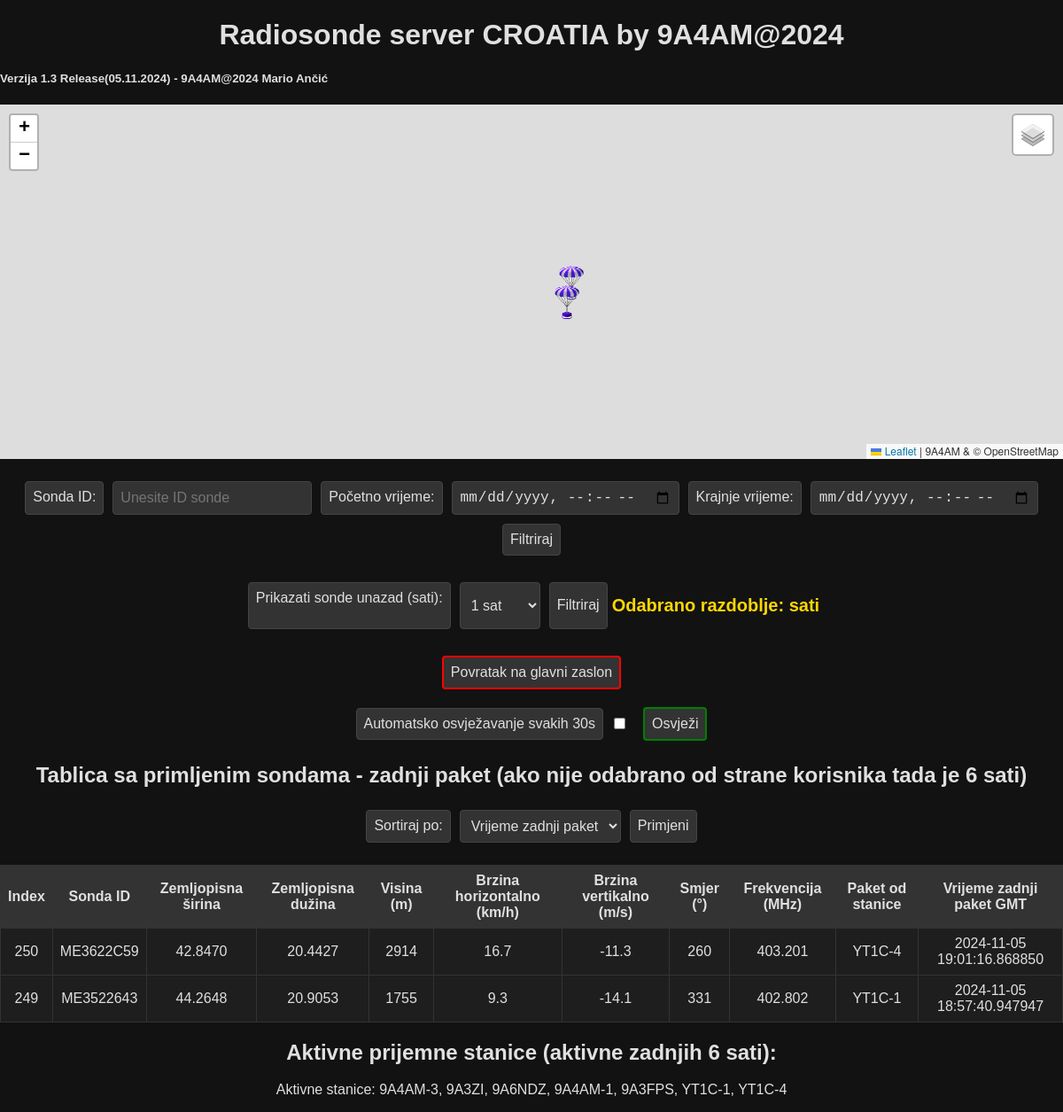
Page /sondes on the committed database.
### Sonde server.py (models this page shows)
class APRSSonde(Base):
    __tablename__ = 'aprs_sonde'
    id = Column(Integer, primary_key=True)
    callsign = Column(String)
    latitude = Column(Float)
    longitude = Column(Float)
    altitude = Column(Integer)
    timestamp = Column(DateTime)
    climb = Column(Float)
    direction = Column(Integer)
    speed = Column(Float)
    last_RX = Column(String)
    frequency = Column(Float)

### Sonde server.py (the view)
@app.route('/sondes', methods=['GET'])
def filter_sondes():
    try:
        callsign = request.args.get('callsign')
        start_time = request.args.get('start_time')
        end_time = request.args.get('end_time')
        sort_by = request.args.get('sort_by', 'timestamp')  # Zadano sortiranje po vremenu
        query = session.query(APRSSonde)
        if callsign:
            query = query.filter(APRSSonde.callsign == callsign)
        elif start_time and end_time:
            start_time_dt = datetime.fromisoformat(start_time)
            end_time_dt = datetime.fromisoformat(end_time)
            query = query.filter(and_(APRSSonde.timestamp >= start_time_dt, APRSSonde.timestamp <= end_time_dt))
        else:
            time_threshold = datetime.utcnow() - timedelta(hours=6)
            query = query.filter(APRSSonde.timestamp >= time_threshold)
        if sort_by == 'altitude':
            query = query.order_by(asc(APRSSonde.altitude))
        else:
            query = query.order_by(desc(APRSSonde.timestamp))
        results = query.all()
        sondes = [
            {
                'callsign': row.callsign,
                'latitude': row.latitude,
                'longitude': row.longitude,
                'altitude': row.altitude,
                'timestamp': row.timestamp,
                'climb': row.climb,
                'speed': row.speed,
                'direction': row.direction,
                'last_RX': row.last_RX,
                'frequency': row.frequency
            }
            for row in results
        ]
        active_stations = []
        try:
            with open("active_stations.txt", "r") as file:
                for line in file:
                    parts = line.strip().split(',')
                    if len(parts) == 4:
                        callsign, latitude, longitude, timestamp_str = parts
                        active_stations.append({
                            'callsign': callsign,
                            'latitude': latitude,
                            'longitude': longitude,
                            'last_seen': timestamp_str
                        })
        except FileNotFoundError:
            flash("Datoteka s podacima o aktivnim stanicama nije pronađena.")
        return render_template('filter.html', sondes=sondes, results=results, active_stations=active_stations, stations=json.dumps(active_stations))
    except Exception as e:
        print(f"Error in filter_sondes route: {e}")
        return jsonify({"error": "Greška dohvaćanja podataka"}), 500

### templates/filter.html (shortened to what this page needs)
<!DOCTYPE html>
<html lang="en">
<head>
    <link rel="stylesheet" href="https://unpkg.com/leaflet/dist/leaflet.css" />
</head>
<body onload="initMap(); loadAutoRefreshState();">
    <h1>Radiosonde server CROATIA by 9A4AM@2024</h1>
<h5>Verzija 1.3 Release(05.11.2024) - 9A4AM@2024 Mario Ančić</h5>
    <div id="map"></div>
    <form method="get" onsubmit="event.preventDefault(); filterSondes();">
        <label for="callsign">Sonda ID:</label>
        <input type="text" id="callsign" name="callsign" placeholder="Unesite ID sonde">
        <label for="start_time">Početno vrijeme:</label>
        <input type="datetime-local" id="start_time" name="start_time">
        <label for="end_time">Krajnje vrijeme:</label>
        <input type="datetime-local" id="end_time" name="end_time">
        <button type="submit">Filtriraj</button>
    </form>
<form action="/sondes24" method="get">
    <label for="hours">Prikazati sonde unazad (sati):</label>
    <select name="hours" id="hours">
	    <option value="1" {% if hours == '1' %}selected{% endif %}>1 sat</option>
    </select>
    <button type="submit">Filtriraj</button>
	<p class="odabrano-razdoblje">Odabrano razdoblje: {{ hours }} sati</p>
</form>
	   <div style="text-align: center; margin-top: 20px;">
       <button style="display: inline-block; border: 2px solid red;" onclick="window.location.href='/index'">
       Povratak na glavni zaslon
       </button>
<div style="display: flex; justify-content: center; align-items: center; margin-top: 10px;">
    <label for="autoRefresh" style="margin-right: 8px;">Automatsko osvježavanje svakih 30s</label>
    <input type="checkbox" id="autoRefresh" onclick="toggleAutoRefresh()" style="margin-right: 15px;">
    <button onclick="window.location.reload();" style="display: inline-block; border: 2px solid green;">
        Osvježi
    </button>
</div>
    <h2>Tablica sa primljenim sondama - zadnji paket (ako nije odabrano od strane korisnika tada je 6 sati)</h2>
	<form method="GET" action="{{ url_for('filter_sondes') }}">
    <label for="sort_by">Sortiraj po:</label>
    <select name="sort_by" id="sort_by">
        <option value="timestamp">Vrijeme zadnji paket</option>
    </select>
    <button type="submit">Primjeni</button>
</form>
    <table>
        <thead>
            <tr>
                <th>Index</th>
                <th>Sonda ID</th>
                <th>Zemljopisna širina</th>
                <th>Zemljopisna dužina</th>
                <th>Visina (m)</th>
				<th>Brzina horizontalno (km/h)</th>
				<th>Brzina vertikalno (m/s)</th>
				<th>Smjer (°)</th>
				<th>Frekvencija (MHz)</th>
				<th>Paket od stanice</th>
                <th>Vrijeme zadnji paket GMT</th>
            </tr>
        </thead>
        <tbody>
            {% for row in results %}
            <tr>
                <td>{{ row.id }}</td>
                <td>{{ row.callsign }}</td>
                <td>{{ "%.4f" | format(row.latitude) }}</td>
                <td>{{ "%.4f" | format(row.longitude) }}</td>
                <td>{{ row.altitude | int }}</td>
                <td>{{ row.speed }}</td>
                <td>{{ row.climb }}</td>
                <td>{{ row.direction }}</td>
				<td>{{ row.frequency}}</td>
				<td>{{ row.last_RX}}</td>
                <td>{{ row.timestamp }}</td>
            </tr>
            {% endfor %}
        </tbody>
    </table>
    <h2>Aktivne prijemne stanice (aktivne zadnjih 6 sati): </h2>
    <p>
        {% if active_stations %}
            Aktivne stanice:
            {% for station in active_stations %}
                {{ station.callsign }}{% if not loop.last %}, {% endif %}
            {% endfor %}
        {% else %}
            Nema aktivnih stanica.
        {% endif %}
    </p>
</body>
</html>

### templates/filter.html (style rules this page uses)
body { background-color: #121212; color: #E0E0E0; font-family: Arial, sans-serif; margin: 0; padding: 0; }
h1, h2 { text-align: center; color: #E0E0E0; }
#map { height: 400px; width: 100%; margin-bottom: 20px; }
table { width: 100%; border-collapse: collapse; background-color: #1E1E1E; overflow-x: auto; }
th, td { border: 1px solid #333; padding: 8px; color: #E0E0E0; text-align: center; }
th { background-color: #333; }
form { display: flex; flex-wrap: wrap; justify-content: center; margin-bottom: 20px; }
label, input[type="text"], input[type="datetime-local"], select, button { background-color: #333; color: #E0E0E0; border: 1px solid #444; padding: 8px; margin: 5px; border-radius: 4px; font-size: 16px; }
button { cursor: pointer; }
.odabrano-razdoblje { font-size: 20px; color: #FFD700; font-weight: bold; }

### rows in the picture
APRSSonde: id "250", callsign "ME3622C59", latitude "42.8470", longitude "20.4427", altitude "2914", speed "16.7", climb "-11.3", direction "260", frequency "403.201", last_RX "YT1C-4", timestamp "2024-11-05 19:01:16.868850"
APRSSonde: id "249", callsign "ME3522643", latitude "44.2648", longitude "20.9053", altitude "1755", speed "9.3", climb "-14.1", direction "331", frequency "402.802", last_RX "YT1C-1", timestamp "2024-11-05 18:57:40.947947"

### other values in the picture
{{ station.callsign }} "9A4AM-3" "9A3ZI" "9A6NDZ" "9A4AM-1" "9A3FPS" "YT1C-1" "YT1C-4"
